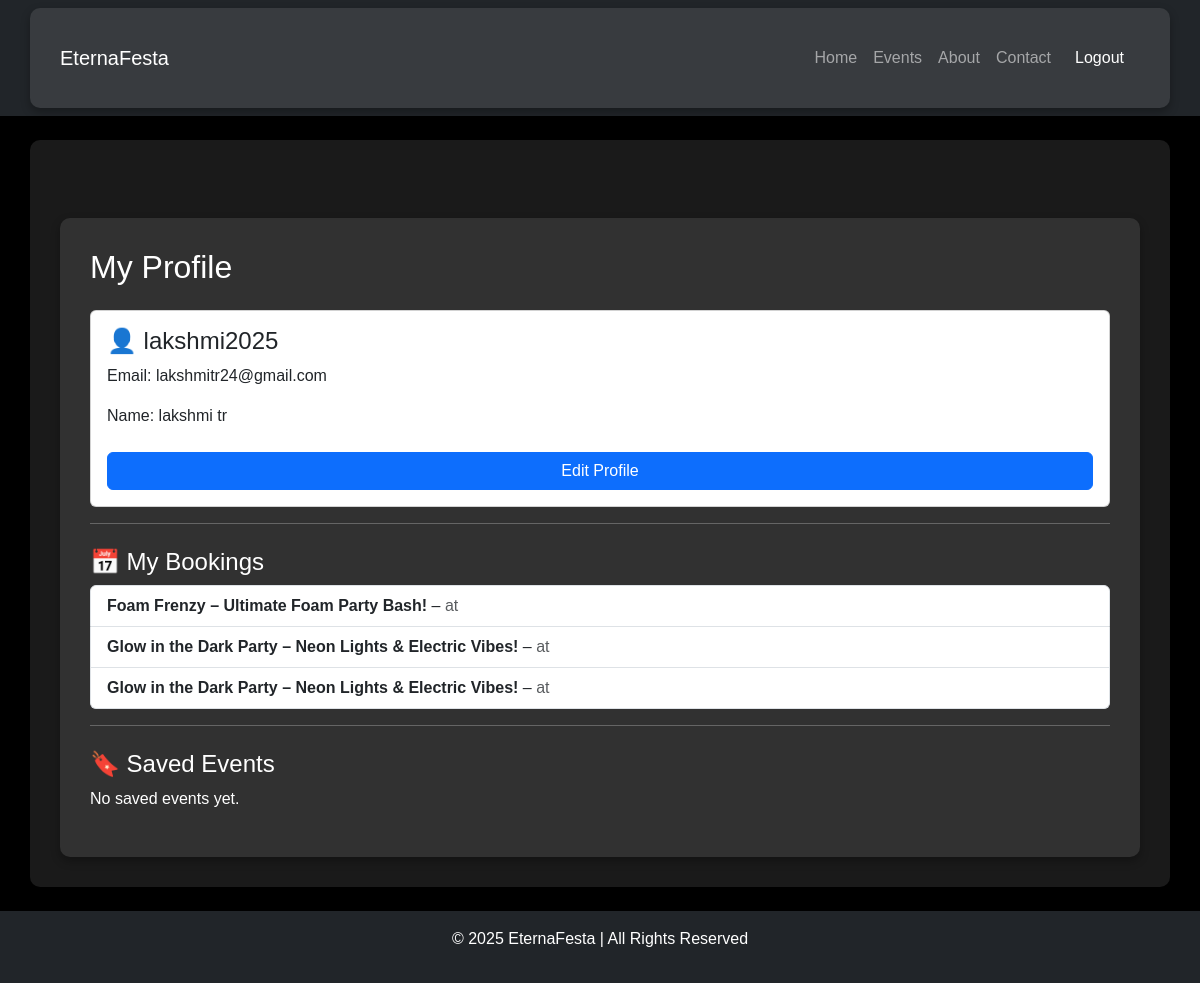
Screenshot of /auth/profile/ (signed in) with the database file from the repository.
### users/models.py (models this page shows, shortened)
class Booking(models.Model):
    user = models.ForeignKey(settings.AUTH_USER_MODEL,on_delete=models.CASCADE)
    event = models.ForeignKey(Event, on_delete=models.CASCADE)
    name = models.CharField(max_length=100)
    phone = models.CharField(max_length=15)
    email = models.EmailField()
    members = models.IntegerField()
    notes = models.TextField(blank=True)

### events/models.py (models this page shows, shortened)
class Event(models.Model):
    name = models.CharField(max_length=200)
    date = models.DateField()
    time = models.TimeField()
    location = models.CharField(max_length=255)
    description = models.TextField()
    image = models.ImageField(upload_to='event_images/', null=True, blank=True)
    saved_by = models.ManyToManyField(User, related_name='saved_events', blank=True)

### users/views.py (the view)
# urls.py: path('profile/', views.profile_view, name='profile'),
@login_required
def profile_view(request):
    bookings = Booking.objects.filter(user=request.user).order_by('-event__date')
    now = timezone.now()
    upcoming = bookings.filter(event__date__range=[now, now + timedelta(days=1)])
    saved_events = request.user.saved_events.all() if hasattr(request.user, 'saved_events') else []
    return render(request, 'users/profile.html', {
        'bookings': bookings,
        'upcoming': upcoming,
        'saved_events': saved_events
    })

### users/templates/users/profile.html (shortened to what this page needs)
{% extends 'events/base.html' %}
{% load static %}
{% block content %}
<div class="container mt-5">
    <h2 class="mb-4">My Profile</h2>
    <div class="card p-3">
        <h4>👤 {{ request.user.username }}</h4>
        <p>Email: {{ request.user.email }}</p>
        <p>Name: {{ request.user.first_name }} {{ request.user.last_name }}</p>
        <a href="{% url 'users:edit_profile' %}" class="btn btn-primary mt-2">Edit Profile</a>
    </div>
    <hr>
    <h4 class="mt-4">📅 My Bookings</h4>
    {% if bookings %}
        <ul class="list-group">
            {% for booking in bookings %}
                <li class="list-group-item">
                    <strong>{{ booking.event.name }}</strong> – {{ booking.date }}
                    <span class="text-muted">at {{ booking.event.venue }}</span>
                </li>
            {% endfor %}
        </ul>
    {% else %}
        <p>No bookings yet.</p>
    {% endif %}
    <hr>
    <h4 class="mt-4">🔖 Saved Events</h4>
    {% if saved_events %}
        <ul class="list-group">
            {% for event in saved_events %}
                <li class="list-group-item">
                    <strong>{{ event.name }}</strong> – {{ event.date }}
                    <a href="{% url 'event:event_detail' event.id %}" class="btn btn-sm btn-outline-primary float-end">View</a>
                </li>
            {% endfor %}
        </ul>
    {% else %}
        <p>No saved events yet.</p>
    {% endif %}
</div>
{% endblock %}

### events/static/events/css/style.css (style rules this page uses)
body { background: black; color: white; font-family: 'Poppins', sans-serif; }
.container { background: rgba(255, 255, 255, 0.1); padding: 30px; border-radius: 10px; box-shadow: 0px 4px 10px rgba(0, 0, 0, 0.3); }

### rows the page displays
Booking: event.name "Foam Frenzy – Ultimate Foam Party Bash!"
Booking: event.name "Glow in the Dark Party – Neon Lights & Electric Vibes!"
Booking: event.name "Glow in the Dark Party – Neon Lights & Electric Vibes!"

### other values shown
{{ request.user.username }} "lakshmi2025"
{{ request.user.email }} "lakshmitr24@gmail.com"
{{ request.user.first_name }} "lakshmi"
{{ request.user.last_name }} "tr"
